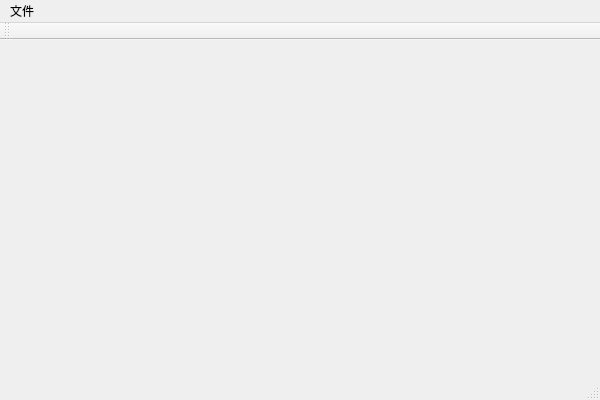
<?xml version="1.0" encoding="UTF-8"?>
<ui version="4.0">
 <class>ProjectViewClass</class>
 <widget class="QMainWindow" name="ProjectViewClass">
  <property name="geometry">
   <rect>
    <x>0</x>
    <y>0</y>
    <width>600</width>
    <height>400</height>
   </rect>
  </property>
  <property name="windowTitle">
   <string>ProjectView</string>
  </property>
  <widget class="QWidget" name="centralWidget">
   <layout class="QVBoxLayout" name="verticalLayout">
    <item>
     <widget class="glview_widget" name="widgetScene" native="true"/>
    </item>
   </layout>
  </widget>
  <widget class="QMenuBar" name="menuBar">
   <property name="geometry">
    <rect>
     <x>0</x>
     <y>0</y>
     <width>600</width>
     <height>23</height>
    </rect>
   </property>
   <widget class="QMenu" name="menu">
    <property name="title">
     <string>文件</string>
    </property>
    <addaction name="actionloadProject"/>
    <addaction name="actionClear"/>
   </widget>
   <addaction name="menu"/>
  </widget>
  <widget class="QToolBar" name="mainToolBar">
   <attribute name="toolBarArea">
    <enum>TopToolBarArea</enum>
   </attribute>
   <attribute name="toolBarBreak">
    <bool>false</bool>
   </attribute>
  </widget>
  <widget class="QStatusBar" name="statusBar"/>
  <action name="actionloadProject">
   <property name="text">
    <string>加载项目</string>
   </property>
   <property name="toolTip">
    <string>loadProject</string>
   </property>
  </action>
  <action name="actionClear">
   <property name="text">
    <string>清空</string>
   </property>
  </action>
 </widget>
 <layoutdefault spacing="6" margin="11"/>
 <customwidgets>
  <customwidget>
   <class>glview_widget</class>
   <extends>QWidget</extends>
   <header>glview_widget.h</header>
   <container>1</container>
  </customwidget>
 </customwidgets>
 <resources>
  <include location="ProjectView.qrc"/>
 </resources>
 <connections/>
</ui>
